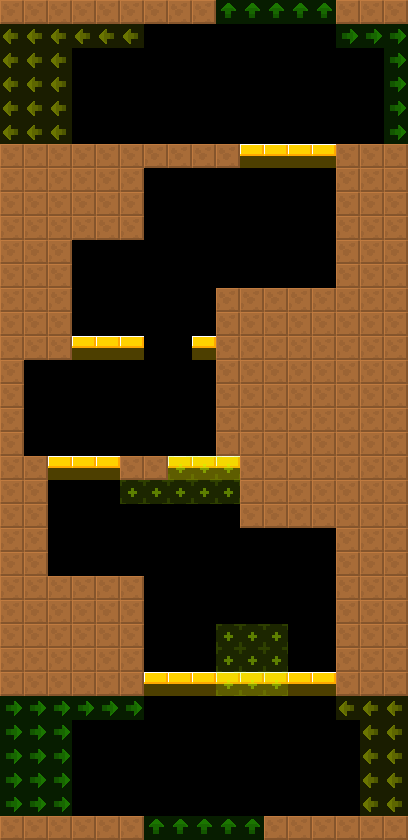

A level layout from a 2D game, rendered from its tile map. Below: a short description, then the map file with tile-grid data replaced by summaries:
An orthogonal 17x35 tile map with 24x24 px tiles, 2 tile layers (col, lnk), 2 tilesets and 3 objects (3x RotatingBall).

<map version="1.4" tiledversion="1.4.2" orientation="orthogonal" renderorder="right-down" width="17" height="35" tilewidth="24" tileheight="24" infinite="0" nextlayerid="4" nextobjectid="8">
 <tileset firstgid="6" source="../../lnk.tsx" />
 <tileset firstgid="1" source="../../col.tsx" />
 <layer id="1" name="col" width="17" height="35">
  <data>[595 cells, 251 non-empty, 2 distinct tile ids]</data>
 </layer>
 <layer id="2" name="lnk" width="17" height="35" opacity="0.5">
  <data>[595 cells, 81 non-empty, 4 distinct tile ids]</data>
 </layer>
 <objectgroup id="3" name="markers" opacity="0.5">
  <object id="1" name="RotatingBall" type="RotatingBall" x="120" y="192" width="24" height="24">
   <properties>
    <property name="yr" value="0" />
    <property name="xr" value="0" />
    <property name="customId" value="1" />
   </properties>
  </object>
  <object id="2" name="RotatingBall" type="RotatingBall" x="264" y="312" width="24" height="24">
   <properties>
    <property name="yr" value="0" />
    <property name="xr" value="0" />
    <property name="customId" value="4" />
   </properties>
  </object>
  <object id="3" name="RotatingBall" type="RotatingBall" x="240" y="504" width="24" height="24">
   <properties>
    <property name="yr" value="0" />
    <property name="xr" value="0" />
   </properties>
  </object>
 </objectgroup>
</map>
